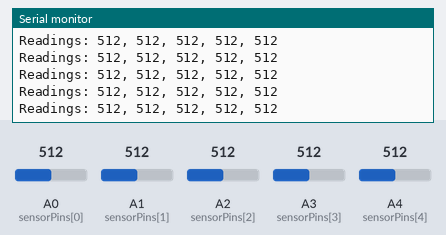
This sketch was run on a simulated Arduino Uno, built with avr-gcc and run on an emulated ATmega328P. Shown: the last lines printed to the serial monitor. Inputs (shaded band) come from the test bench; at power-on: A0 (sensorPins[0]) = 512, A1 (sensorPins[1]) = 512, A2 (sensorPins[2]) = 512, A3 (sensorPins[3]) = 512, A4 (sensorPins[4]) = 512.

Above: at 1.2 s.
1.3 s: A0 (sensorPins[0]) set to 716
At 1.57 s:
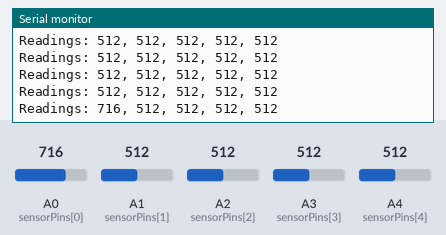
2.8 s: A1 (sensorPins[1]) set to 716
At 2.98 s:
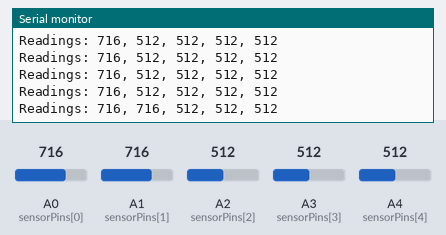
4.3 s: A2 (sensorPins[2]) set to 716
At 4.39 s:
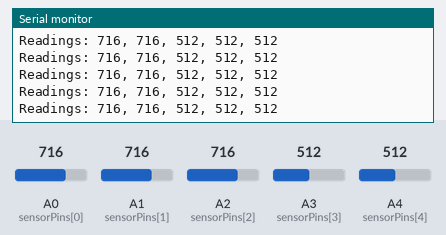
5.8 s: A3 (sensorPins[3]) set to 716
At 5.8 s:
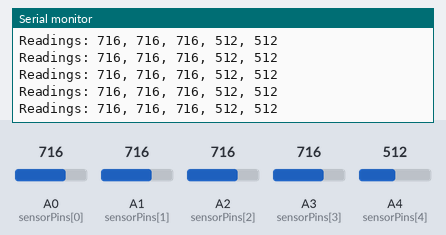
7.3 s: A4 (sensorPins[4]) set to 716
At 7.41 s:
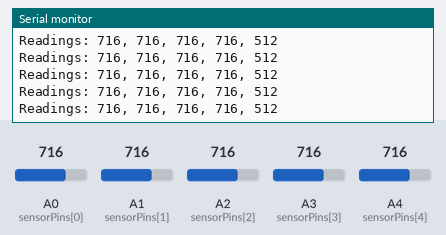
8.8 s: A0 (sensorPins[0]) set to 992
At 8.82 s:
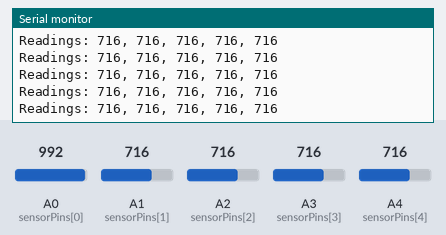
Timing chart, 0 to 11.3 s (numbered marks = the images above; inputs shaded):
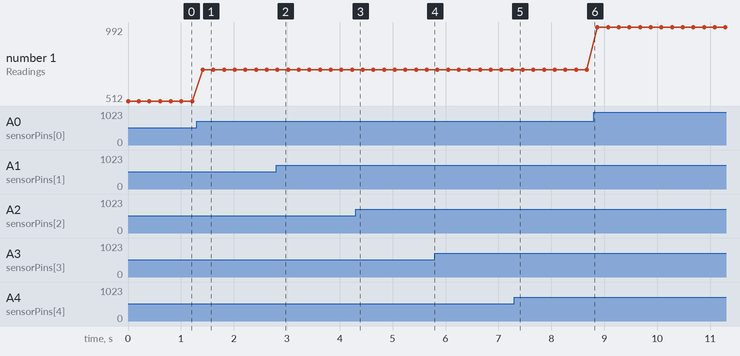

The sketch:

ir-test.ino
```cpp
// ----- Configuration -----
const uint8_t sensorPins[5] = {A0, A1, A2, A3, A4};  // Analog pins

void setup() {
  Serial.begin(115200);
  Serial.println("Analog IR Sensor Test Starting...");
}

void loop() {
  Serial.print("Readings: ");
  for (uint8_t i = 0; i < 5; i++) {
    int val = analogRead(sensorPins[i]);
    Serial.print(val);
    if (i < 4) Serial.print(", ");
  }
  Serial.println();
  delay(200);
}
```

Measured:
- after the input at 1.3 s, the serial monitor: prints a new line after 0.11 s (image 1)
- after the input at 2.8 s, the serial monitor: prints a new line at once (image 2)
- plotted number 1: 512 → 716 after the input at 1.3 s, 716 → 992 after the input at 8.8 s
